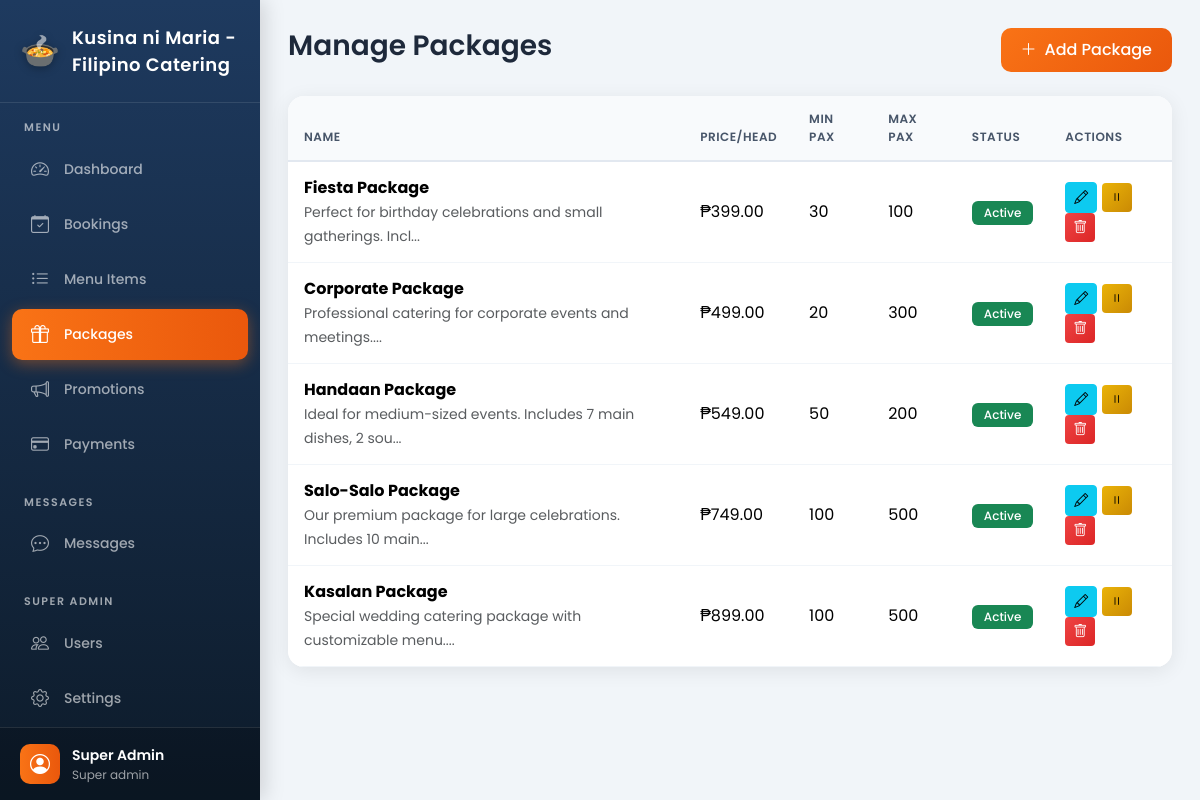
The app's page /admin/packages.php (signed in), older data.
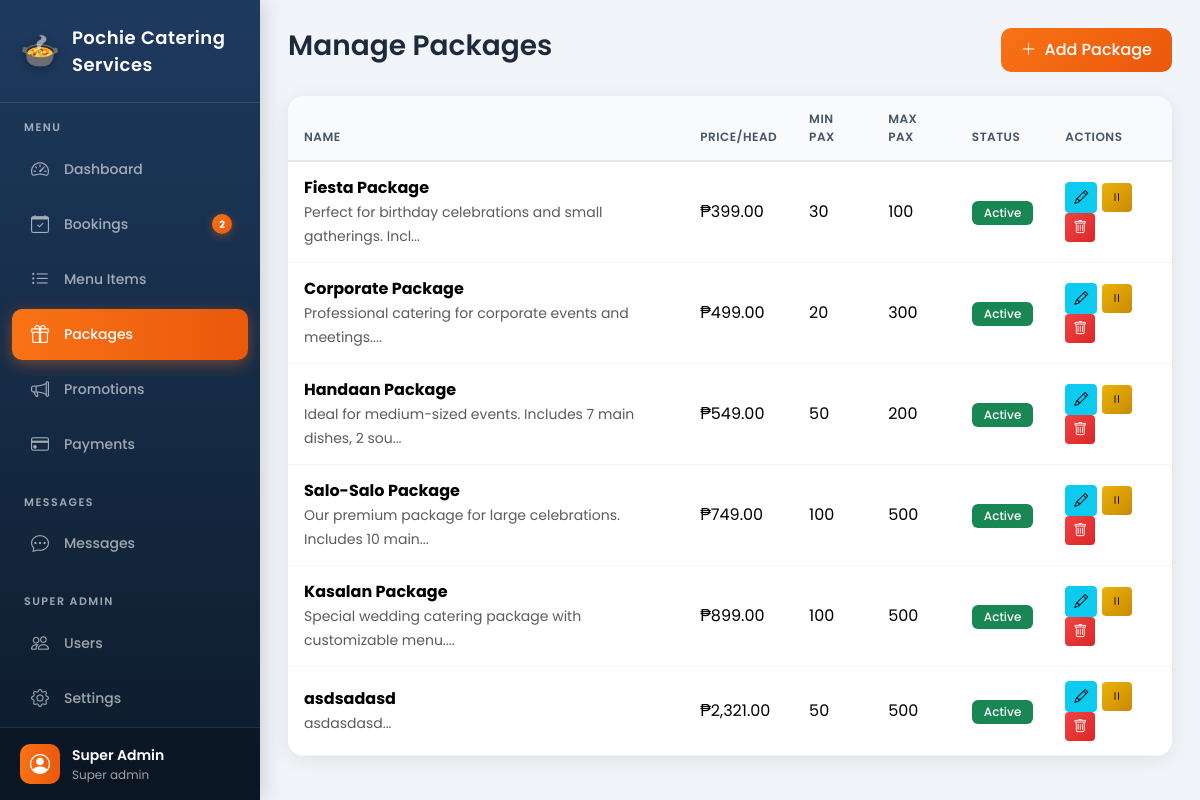
The same page, newer data.
### tables this page shows
CREATE TABLE `packages` (
  `id` int(11) NOT NULL,
  `name` varchar(100) NOT NULL,
  `description` text DEFAULT NULL,
  `base_price` decimal(10,2) NOT NULL,
  `min_pax` int(11) DEFAULT 50,
  `max_pax` int(11) DEFAULT 500,
  `image` varchar(255) DEFAULT NULL,
  `inclusions` text DEFAULT NULL,
  `is_active` tinyint(1) DEFAULT 1,
  `created_at` timestamp NOT NULL DEFAULT current_timestamp()
);

### config/functions.php (called while the page is built, shortened)
<?php
function adminUrl($path) {
    return BASE_URL . '/admin/' . ltrim($path, '/');
}
function getSettings($conn) {
    $settings = [];
    $result = $conn->query("SELECT setting_key, setting_value FROM settings");
    if ($result) {
        while ($row = $result->fetch_assoc()) {
            $settings[$row['setting_key']] = $row['setting_value'];
        }
    }
    return $settings;
}
function formatPrice($price) {
    return '₱' . number_format($price, 2);
}
function getAdminNotificationCounts($conn) {
    $userId = $_SESSION['user_id'] ?? 0;
    $unreadMessages = $conn->query("
        SELECT COUNT(*) as count FROM chat_messages
        WHERE sender_id != $userId AND is_read = 0
    ")->fetch_assoc()['count'] ?? 0;
    $newBookings = $conn->query("
        SELECT COUNT(*) as count FROM bookings WHERE status = 'new'
    ")->fetch_assoc()['count'] ?? 0;
    $pendingPayments = $conn->query("
        SELECT COUNT(*) as count FROM payments WHERE status = 'pending'
    ")->fetch_assoc()['count'] ?? 0;
    return [
        'messages' => $unreadMessages,
        'new_bookings' => $newBookings,
        'pending_payments' => $pendingPayments,
        'total' => $unreadMessages + $newBookings + $pendingPayments
    ];
}
?>

### admin/packages.php (the view, shortened to what the changed rows need)
<?php
require_once '../config/functions.php';
$packages = $conn->query("SELECT * FROM packages ORDER BY base_price");
?>
<!DOCTYPE html>
<html lang="en">
<head>
    <link href="https://cdn.jsdelivr.net/npm/bootstrap@5.3.2/dist/css/bootstrap.min.css" rel="stylesheet">
    <link href="https://cdn.jsdelivr.net/npm/bootstrap-icons@1.11.1/font/bootstrap-icons.css" rel="stylesheet">
</head>
<body>
    <?php include 'includes/sidebar.php'; ?>
    <div class="main-content">
        <div class="card">
            <div class="card-body p-0">
                <div class="table-responsive">
                    <table class="table table-hover mb-0">
                        <thead class="table-light">
                            <tr>
                                <th>Name</th>
                                <th>Price/Head</th>
                                <th>Min Pax</th>
                                <th>Max Pax</th>
                                <th>Status</th>
                                <th>Actions</th>
                            </tr>
                        </thead>
                        <tbody>
                            <?php if ($packages && $packages->num_rows > 0): ?>
                            <?php while($pkg = $packages->fetch_assoc()): ?>
                            <tr>
                                <td>
                                    <strong><?= htmlspecialchars($pkg['name']) ?></strong><br>
                                    <small class="text-muted"><?= htmlspecialchars(substr($pkg['description'] ?? '', 0, 60)) ?>...</small>
                                </td>
                                <td><?= formatPrice($pkg['base_price']) ?></td>
                                <td><?= $pkg['min_pax'] ?></td>
                                <td><?= $pkg['max_pax'] ?></td>
                                <td><span class="badge bg-<?= $pkg['is_active'] ? 'success' : 'danger' ?>"><?= $pkg['is_active'] ? 'Active' : 'Inactive' ?></span></td>
                                <td>
                                    <button type="button" class="btn btn-sm btn-info" data-bs-toggle="modal" data-bs-target="#editPackageModal<?= $pkg['id'] ?>">
                                        <i class="bi bi-pencil"></i>
                                    </button>
                                    <form method="POST" class="d-inline">
                                        <button type="submit" name="toggle_package" class="btn btn-sm btn-<?= $pkg['is_active'] ? 'warning' : 'success' ?>">
                                            <i class="bi bi-<?= $pkg['is_active'] ? 'pause' : 'play' ?>"></i>
                                        </button>
                                    </form>
                                    <form method="POST" class="d-inline" onsubmit="return confirm('Delete this package?')">
                                        <button type="submit" name="delete_package" class="btn btn-sm btn-danger"><i class="bi bi-trash"></i></button>
                                    </form>
                                </td>
                            </tr>
                            <?php endwhile; ?>
                            <?php else: ?>
                            <tr><td colspan="6" class="text-center text-muted py-4">No packages yet. Add one to get started!</td></tr>
                            <?php endif; ?>
                        </tbody>
                    </table>
                </div>
            </div>
        </div>
    </div>
</body>
</html>

### admin/includes/sidebar.php (shortened to what the changed rows need)
<?php
$currentPage = basename($_SERVER['PHP_SELF']);
$sidebarSettings = getSettings($conn);
$sidebarSiteName = $sidebarSettings['site_name'] ?? 'Filipino Catering';
$adminNotifs = getAdminNotificationCounts($conn);
?>
<div class="sidebar" id="sidebar">
    <div class="sidebar-header">
        <div class="logo-wrapper">
            <span class="logo-icon">🍲</span>
            <span class="logo-text"><?= htmlspecialchars($sidebarSiteName) ?></span>
        </div>
    </div>
    <nav class="sidebar-nav">
        <div class="nav-section">
            <a href="<?= adminUrl('bookings.php') ?>" class="nav-item <?= $currentPage == 'bookings.php' || $currentPage == 'booking-details.php' ? 'active' : '' ?>">
                <i class="bi bi-calendar-check"></i>
                <span>Bookings</span>
                <?php if ($adminNotifs['new_bookings'] > 0): ?>
                <span class="nav-badge"><?= $adminNotifs['new_bookings'] ?></span>
                <?php endif; ?>
            </a>
        </div>
    </nav>
</div>

Row changes from the older to the newer data that the page shows:
added packages: name "asdsadasd", description "asdasdasd", base_price "₱2,321.00", min_pax "50", max_pax "500", is_active "Active"
Text that changed along with them:
$sidebarSiteName: "Kusina ni Maria - Filipino Catering" → "Pochie Catering Services"
$adminNotifs['new_bookings']: (not shown) → "2"
